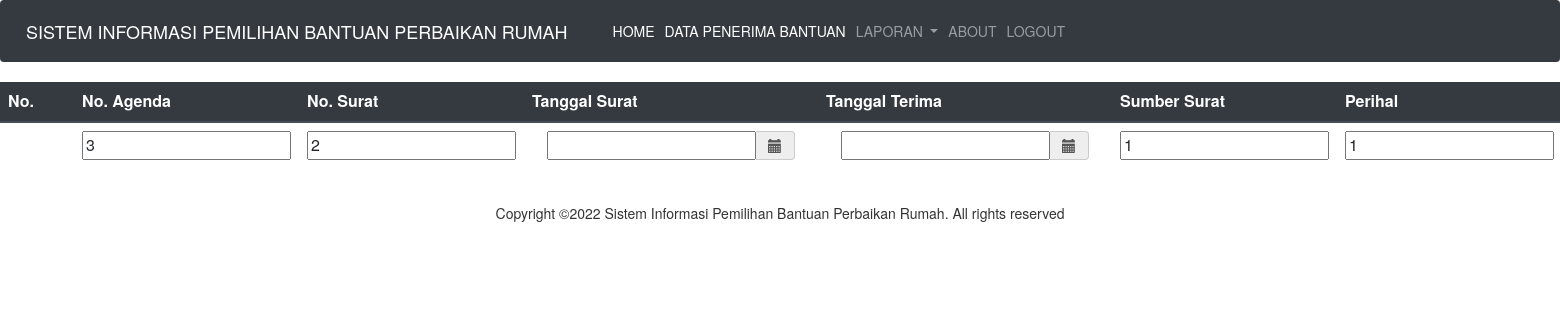
Screenshot of /ubahsurat.php?id=2 with the database file from the repository.
### tables this page shows
CREATE TABLE `surat_masuk` (
  `id` int(11) NOT NULL,
  `nomor_agenda` varchar(20) NOT NULL,
  `nomor_surat` varchar(20) NOT NULL,
  `tanggal_surat` varchar(10) NOT NULL,
  `tanggal_terima` varchar(10) NOT NULL,
  `sumber` varchar(50) NOT NULL,
  `perihal` varchar(50) NOT NULL,
  `keterangan` varchar(50) NOT NULL
);

### ubahsurat.php (the view, shortened to what this page needs)
<?php
include "header.php";
?>
<head>
    <link rel="stylesheet" href="css/bootstrap.css" type="text/css">
    <link rel="stylesheet" href="css/bootstrap-datetimepicker.min.css" type="text/css">
</head>
<?php
include 'koneksi.php';
$id = $_GET['id'];
$data = mysqli_query($koneksi, "select * from surat_masuk where id='$id'");
while ($d = mysqli_fetch_array($data)) {
?>
    <form method="post" action="editmasuk.php">
        <div align="center">
            <table class="table">
                <thead class="thead-dark">
                    <tr>
                        <th scope="col">No.</th>
                        <th scope="col"></th>
                        <th scope="col"></th>
                        <th scope="col">No. Agenda</th>
                        <th scope="col">No. Surat</th>
                        <th scope="col">Tanggal Surat</th>
                        <th scope="col">Tanggal Terima</th>
                        <th scope="col">Sumber Surat</th>
                        <th scope="col">Perihal</th>
                    </tr>
                </thead>
                <tbody>
                    <tr>
                        <th scope="row"></th>
                        <td>
                        <td>
                        </td>
                        <td>
                            <input type="text" name="nomor_agenda" autocomplete="off" value="<?php echo $d['nomor_agenda']; ?>">
                        </td>
                        <td>
                            <input type="text" name="nomor_surat" autocomplete="off" value="<?php echo $d['nomor_surat']; ?>">
                        </td>
                        <td>
                            <div class="col-xs-12">
                                <div class="row">
                                    <div class="col-sm-4">
                                        <div class="form-group">
                                            <div class='input-group date' id='dtp_icon'>
                                                <input type="text" name="tanggal_surat" autocomplete="off" class="" id="input_dtp_icon" />
                                                <span class="input-group-addon">
                                                    <span class="glyphicon glyphicon-calendar"></span>
                                                </span>
                                            </div>
                                        </div>
                                    </div>
                                </div>
                            </div>
                        </td>
                        <td>
                            <div class="col-xs-12">
                                <div class="row">
                                    <div class="col-sm-4">
                                        <div class="form-group">
                                            <div class='input-group date' id='dtp'>
                                                <input type="text" name="tanggal_terima" autocomplete="off" class="" id=" input_dtp_icon" />
                                                <span class="input-group-addon">
                                                    <span class="glyphicon glyphicon-calendar"></span>
                                                </span>
                                            </div>
                                        </div>
                                    </div>
                                </div>
                            </div>
                        </td>
                        <td>
                            <input type="text" name="sumber" autocomplete="off" value="<?php echo $d['sumber']; ?>">
                        </td>
                        <td>
                            <input type="text" name="perihal" autocomplete="off" value="<?php echo $d['perihal']; ?>">
                        </td>
                    </tr>
                </tbody>
            </table>
        </div>
    </form>
<?php
}
?>
<?php
include "footer.php";
?>

### rows the page displays
surat_masuk: nomor_agenda "3", nomor_surat "2", sumber "1", perihal "1"
